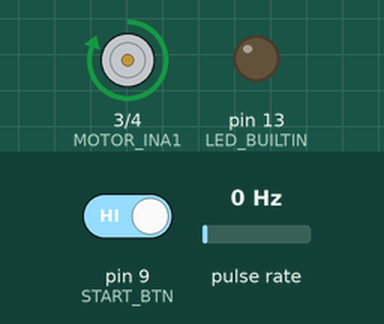
A sketch run on a simulated Arduino Uno, built with avr-gcc and run on an emulated ATmega328P. Shown: motor-driver pin pairs drawn as motors (green arrow = first pin HIGH = forward, orange = second pin HIGH = backward, longer = more drive, scaled by the enable pin), output pins drawn as LEDs (lit = HIGH). Wiring (inferred from the names in the program): pulse sensor: data pin 2. Dashed ring = blinking. Inputs (shaded band) come from the test bench; at power-on: pulse rate 0 Hz, pin 9 (START_BTN) HIGH. EEPROM starts erased.

Above: at 1.2 s.
1.3 s: pulse rate (sensor on pin 2) set to 4 Hz
At 1.48 s:
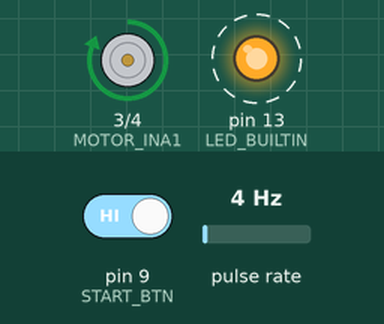
4.3 s: pulse rate (sensor on pin 2) set to 47 Hz
At 5.7 s:
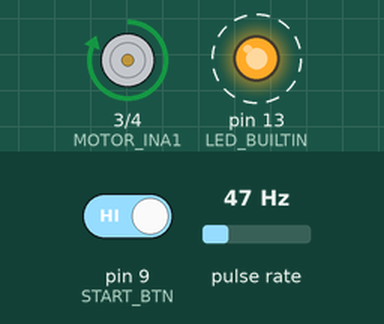
7.3 s: pulse rate (sensor on pin 2) set to 50 Hz
At 8.0 s:
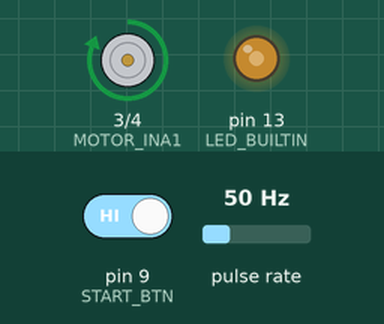
8.9 s: pulse rate (sensor on pin 2) set to 150 Hz
14.9 s: pulse rate (sensor on pin 2) set to 196 Hz
At 15.8 s:
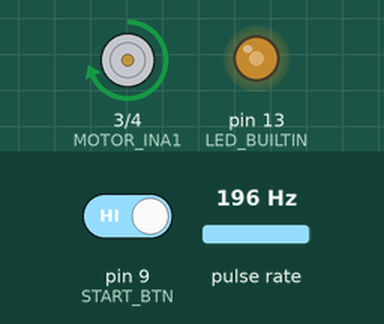
17.9 s: pin 9 (START_BTN) driven LOW
Timing chart, 0 to 21.9 s (numbered marks = the images above; inputs shaded):
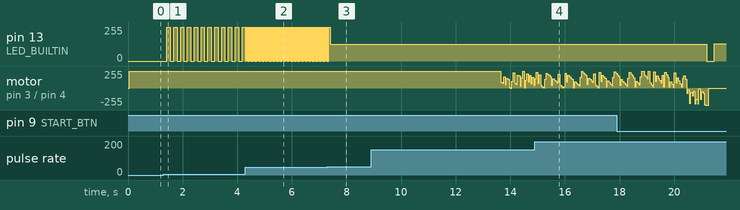

The sketch:

car_pid.ino
```cpp
#include <util/atomic.h>

/* ------------------ PIN LABELS ------------------------------------------- */

#define ENCODER_SIG 2
#define MOTOR_INA1  3
#define MOTOR_INA2  4
#define MOTOR_ENA   5
#define START_BTN   9

// uncomment to enable logging
#define DEBUG_MODE

/* ------------------ INPUT SETTINGS --------------------------------------- */

// offset distance in mm from the front of car to axel
const float mm_offset = 20;

// target distance in millimeters
const float mm_target_distance = 10000.0 - mm_offset;

// distance to end the speedup phase (peg the motor to 100% or cruise at max vel)
const float mm_speedup_distance = 4000.0;

// max target velocity in mm/s
const float max_vel = 3000.0;

// slowdown factor
const float slowdown_accel = 600.0;

// Kp gain (we don't use Ki, Kd)
const float Kp = 40.0;

// number of milliseconds to brake (run the motor in reverse direction)
const unsigned int ms_brake_time = 100;

// control loop interval (ms)
const unsigned long control_interval = 50;

// distance travelled in millimeters per encoder tick
// wheel circumference in mm / encoder ticks per wheel rotation
// should determine this experimentally based on logs
// divide number of ticks by actual distance travelled
// the ideal (60.0 * PI) / 45.0 was slightly off (~4.18)
// the following number we got by logging encoder ticks and
// dividing by actual distance travelled in a test run (after
// compensating for front of car to axel distance)
const float mm_per_tick = 4.24384;

/* ------------------ PRE-COMPUTED CONSTANTS ------------------------------- */

// number of ticks at which the speedup phase ends
const unsigned int speedup_ticks = (unsigned int)(mm_speedup_distance / mm_per_tick);

// number of encoder ticks to reach the distance at which we trigger braking
const unsigned int target_ticks = (unsigned int)(mm_target_distance / mm_per_tick);

/* ------------------ GLOBAL STATE VARIABLES ------------------------------- */

bool is_started = false; // track if the car is started
unsigned long last_control_time  = 0; // last time we updated velocity PID (ms)
unsigned long last_encoder_ticks = 0; // tick count at previous cycle
unsigned long start_time = 0;

/* ------------------ ENCODER INTERRUPT SERVICE ROUTINE -------------------- */

// encoder interrupt service routine output
volatile unsigned long encoder_ticks = 0;
void encoder_isr() { encoder_ticks++; }

// 8-bit processor, so reading encoder_ticks will take multiple steps
// prevents interrupt from modifying encoder_ticks while we are reading it
inline unsigned long get_tick_count() {
  unsigned long ticks;
  ATOMIC_BLOCK(ATOMIC_RESTORESTATE) {
    ticks = encoder_ticks;
  }
  return ticks;
}

/* ------------------ MOTOR CONTROL FUNCTIONS ------------------------------ */

inline void motor_fwd() { digitalWrite(MOTOR_INA1, HIGH); digitalWrite(MOTOR_INA2, LOW);  }
inline void motor_rev() { digitalWrite(MOTOR_INA1, LOW);  digitalWrite(MOTOR_INA2, HIGH); }
inline void motor_cst() { digitalWrite(MOTOR_INA1, HIGH); digitalWrite(MOTOR_INA2, HIGH); }

// attempt to match actual velocity to this function
inline float get_velocity_reference(float mm_travelled) {
  float mm_remaining = mm_target_distance - mm_travelled;
  return min(max_vel, sqrt(2 * slowdown_accel * mm_remaining)); // in mm/s
}

inline void update_motor_control(float dt_ms) {
  float dt = dt_ms / 1000.0; // convert dt from ms to seconds

  // 1. get the tick count
  unsigned long ticks = get_tick_count();

  // 2. measure actual velocity (mm/s)
  float delta_mm_travelled = (ticks - last_encoder_ticks) * mm_per_tick;
  last_encoder_ticks = ticks; // mark encoder ticks for next cycle
  float v_actual = delta_mm_travelled / dt;

  // 3. peg motor to 100% until either speedup phase ends or we hit max_vel
  if ((ticks < speedup_ticks) && (v_actual < max_vel)) {
    motor_fwd();
    digitalWrite(MOTOR_ENA, HIGH);
    return;
  }

#ifdef DEBUG_MODE
  if ((ticks < speedup_ticks) && (v_actual >= max_vel)) {
    write_log("max velocity ticks: \n");
    write_log_ulong(ticks);
    write_log("\n");
  }
#endif

  // 4. compute reference velocity from deceleration profile
  float v_ref = get_velocity_reference(ticks * mm_per_tick); // mm/s

  // 5. set motor power/direction using PID control
  float error = v_ref - v_actual;
  float motor_control = Kp * error;

  // 6. set motor direction
  if (motor_control < 0) {
    motor_rev();
  } else {
    motor_fwd();
  }

  // 7. map motor control to 8 bit pwm value and send to motor
  analogWrite(MOTOR_ENA, (int)map(motor_control, -max_vel, max_vel, 0, 255));

  // 8.brake, detach encoder interrupt, and reset if we have reached the target
  if (ticks >= target_ticks) {
    motor_rev();
    digitalWrite(MOTOR_ENA, HIGH);
    delay(ms_brake_time);
    digitalWrite(MOTOR_ENA, LOW);
    motor_cst();

#ifdef DEBUG_MODE
    end_log();
#endif

    detachInterrupt(digitalPinToInterrupt(ENCODER_SIG));
    is_started = false;
  }
}

/* ------------------------------------------------------------------------- */

void setup() {
  pinMode(ENCODER_SIG, INPUT);
  pinMode(MOTOR_INA1, OUTPUT);
  pinMode(MOTOR_INA2, OUTPUT);
  pinMode(MOTOR_ENA, OUTPUT);
  pinMode(START_BTN, INPUT_PULLUP);
  pinMode(LED_BUILTIN, OUTPUT);

#ifdef DEBUG_MODE
  Serial.begin(9600);
#endif
}

void loop() {
  // blink built-in led on each encoder tick
  digitalWrite(LED_BUILTIN, digitalRead(ENCODER_SIG));

  if (!is_started && (digitalRead(START_BTN) == HIGH)) {
    is_started         = true;
    encoder_ticks      = 0;
    last_encoder_ticks = 0;
    last_control_time  = millis();
    start_time         = last_control_time;
    attachInterrupt(digitalPinToInterrupt(ENCODER_SIG), encoder_isr, RISING);
  }

#ifdef DEBUG_MODE
  if (!is_started) {
    check_serial_command();
  }
#endif

  unsigned long now = millis();
  unsigned long dt_ms = now - last_control_time;
  if (is_started && dt_ms >= control_interval) {
    last_control_time = now;
    update_motor_control(dt_ms);
  }
}
```

log.ino
```cpp
#include <EEPROM.h>

size_t log_index = 0;

void check_serial_command() {
  if (!Serial.available()) {
    return;
  }
  switch (Serial.read()) {
    case 'w': write_log("this is a test! "); break;
    case 'p': print_log(); break;
    case 'c': clear_log(); break;
  }
}

void clear_log() {
  log_index = 0;
  for (int i = 0; i < EEPROM.length(); i++) {
    EEPROM.write(i, 0);
  }
}

void end_log() {
  write_log("encoder ticks: ");
  write_log_ulong(encoder_ticks);
  write_log("\n");

  write_log("total time (ms): ");
  write_log_ulong(millis() - start_time);
  write_log("\n");
}

void write_log(String log) {
  if (log.length() > (log_index + EEPROM.length() - 1)) {
    return;
  }

  for (int i = 0; i < log.length(); i++) {
    EEPROM.write(log_index, log[i]);
    log_index++;
  }

  EEPROM.write(log_index, 0);
}

void write_log_ulong(unsigned long n) {
  char buf[10];
  write_log(String(itoa(n, buf, 10)));
}

void print_log() {
  String log = "";
  for (int i = 0; i < EEPROM.length(); i++) {
    char c = EEPROM.read(i);
    if (c == 0) break; // stop at null terminator
    log += c;
  }
  Serial.println(log);
}
```

Measured:
- the behaviour switches between 49 and 50 Hz on pulse rate (sensor on pin 2) (found by bisection; images 2 and 3)
- after the input at 1.3 s, pin 13 (LED_BUILTIN): alternates 255/255 for 0.12 s and 0/255 for 0.13 s, starting after 0.13 s
- after the input at 4.3 s, pin 13 (LED_BUILTIN): alternates 255/255 for 0.01 s and 0/255 for 0.01 s, starting at once
